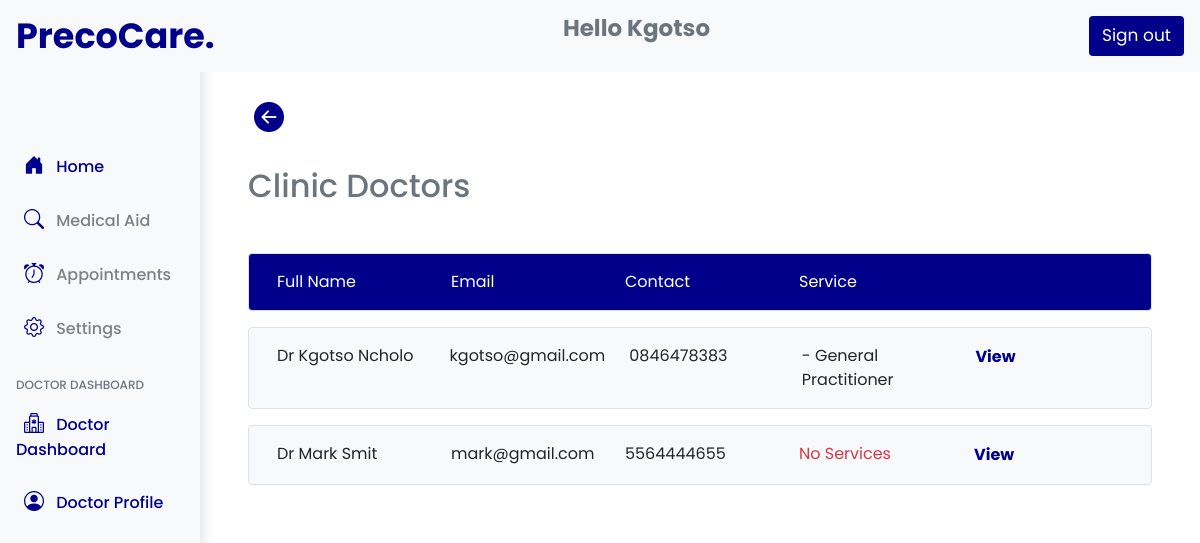
/admin-doctors/1 (signed in), run on the app's committed database.
### precocare/models.py (models this page shows, shortened)
class ClinicModel(models.Model):
    user = models.ForeignKey(User,null=True, on_delete=models.CASCADE,blank=True,default=None , related_name='owner')
    clinic_name = models.CharField(max_length=500,null=True)
    contact1 = models.CharField(max_length=50,null=True)
    contact2 = models.CharField(max_length=50,null=True)
    emial = models.CharField(max_length=50,null=True)
    about_clinic = models.TextField(blank = True)
    street = models.CharField(max_length=500,null=True)
    province = models.CharField(max_length=500,null=True)
    suburb = models.CharField(max_length=500,null=True)
    zipcode = models.CharField(max_length=500,null=True)
    mon_fri_hours = models.CharField(max_length=500,null=True)
    saturday = models.CharField(max_length=500,null=True)
    sunday = models.CharField(max_length=500,null=True)
    holidays = models.CharField(max_length=500,null=True)
    clinic_type = models.CharField(max_length=100,null=True)
    clinic_doctors = models.ManyToManyField(DoctorModel,related_name="physicians",blank=True,default=None)
    clinic_admins = models.ManyToManyField(AdministratorModel,related_name="admins",default=None)
    profile_set = models.CharField(max_length=50,null=True, default='No' ,blank=True)
    clinic_status = models.CharField(max_length=200,null=True ,blank=True,default="Disabled")
    insurance_cover = models.ManyToManyField(InsuranceModel,related_name="medical_scheme",blank=True,default=None)
    date_created = models.DateTimeField(auto_now_add=True, null=True)
    hero_image = models.ImageField(null=True, blank=True,upload_to='files/clinics')
    sub_image1 = models.ImageField(null=True, blank=True,upload_to='files/clinics')
    sub_image2 = models.ImageField(null=True, blank=True,upload_to='files/clinics')
    sub_image3 = models.ImageField(null=True, blank=True,upload_to='files/clinics')
    walk_in = models.CharField(max_length=50,null=True, default='No' ,blank=True)
    online_appointments = models.CharField(max_length=50,null=True, default='No' ,blank=True)
    telephone_appointments = models.CharField(max_length=50,null=True, default='No' ,blank=True)
    website = models.CharField(max_length=1000,null=True,blank=True)

class DoctorModel(models.Model):
    user = models.OneToOneField(User,null=True, on_delete=models.CASCADE)
    first_name = models.CharField(max_length=200,null=True)
    last_name = models.CharField(max_length=200,null=True)
    about_doctor = models.TextField(blank = True)
    registration_number = models.CharField(max_length=500,null=True)
    mobile_number = models.CharField(max_length=50,null=True)
    email = models.CharField(max_length=200,null=True)
    verified = models.CharField(max_length=100,null=True, default='No' ,blank=True)
    doctor_license = models.CharField(max_length=500,null=True,unique=True)
    profile_set = models.CharField(max_length=50,null=True, default='No' ,blank=True)
    date_created = models.DateTimeField(auto_now_add=True, null=True)
    profile_pic = models.ImageField(null=True, blank=True,upload_to='files/doctorprofile')

class DoctorServices(models.Model):
    doctor_id = models.ForeignKey(DoctorModel, on_delete=models.CASCADE , blank=True, related_name="doctor_service", default=None)
    service_name = models.CharField(max_length=500,null=True)
    service_fee = models.CharField(max_length=500,null=True)

### precocare/decorators.py (the view)
        def wrapper_func(request, *args, **kwargs):
            group = None
            if request.user.groups.exists():
                group = request.user.groups.all()[0].name
            if group in allowed_roles:
                return view_func(request, *args, **kwargs)
            else:
                return redirect('homepage')

### precocare/views.py (called while the page is built)
@allowed_user(allowed_roles=['admin','doctors'])
def AdminDoctors(request,clinic_id):
    clinic = ClinicModel.objects.filter(id = clinic_id)
    doctor_services = DoctorServices.objects.all()
    context = {
        "clinic" : clinic,
        "services" : doctor_services,
    }
    return render(request, "Admin/admin-doctors.html",context)

### precocare/templates/Admin/admin-doctors.html (shortened to what this page needs)
{% extends 'Admin/admin.html' %}
{% block content %}
{% for practice in clinic %}
<section class="mt-4 container">
    <button onclick="history.back()" style="border: none; background-color: transparent;">
      <i class="bi bi-arrow-left-circle-fill" style="font-size: 30px; color: darkblue;"></i>
    </button>
  </section>
  <section class="container mt-4">
    <h2 class="text-secondary">Clinic Doctors</h2>
  </section>
  <section class="mt-5 container">
    <div class="row m-0  border text-white  p-3 rounded" style="background-color: darkblue;">
        <div class="col">
            Full Name
        </div>
        <div class="col hide-components-ipad">
            Email
        </div>
        <div class="col hide-components-ipad">
            Contact
        </div>
        <div class="col hide-components-ipad">
            Service
        </div>
        <div class="col"></div>
    </div>
        {% for data in practice.clinic_doctors.all %}
        <div class="row m-0 bg-light border p-3 rounded my-3">
            <div class="col">
                Dr {{data.first_name}} {{data.last_name}}
            </div>
            <div class="col hide-components-ipad">
                {{data.email}}
            </div>
            <div class="col hide-components-ipad">
                {{data.mobile_number}}
            </div>
            <div class="col hide-components-ipad">
                {% for service in services %}
                    {% if service.doctor_id.user.id == data.user.id %}
                    <p class="m-0 p-0">
                        - {{service.service_name}}
                    </p>
                    {% else %}
                        <p class="m-0 p-0 text-danger">
                            No Services
                        </p>
                    {% endif %}
                {% endfor %}
            </div>
            <div class="col" >
                <button type="button" class="btn fw-bold m-0 p-0" data-bs-toggle="modal" data-bs-target="#doctorview{{data.id}}" style="color: darkblue;">
                    View
                </button>
            </div>
        </div>
        {% endfor %}
  </section>
  {% endfor %}
{% endblock %}

### precocare/templates/Admin/admin.html (shortened to what this page needs)
{% load static %}
<!doctype html>
<html lang="en">
  <head>
    <link rel="stylesheet" href="{% static '/css/main.css' %}">
    <link rel="stylesheet" href="{% static '/css/bootstrap.css' %}">
    <link rel="stylesheet" href="{% static '/js/bootstrap.js' %}">
    <link rel="stylesheet" href="{% static '/js/dashboard.js' %}">
    <link rel="stylesheet" href="{% static '/css/dashboard.css' %}">
    <link rel="stylesheet" href="https://cdn.jsdelivr.net/npm/bootstrap-icons@1.8.3/font/bootstrap-icons.css">
  </head>
  <body class="body-fonts">
    <header class="navbar navbar-dark sticky-top  flex-md-nowrap p-0 bg-light  py-2" style="background-color: white;">
        <a class="col-md-3 col-lg-2 me-0 px-3 nav-branding" href="#" style="text-decoration: none;">
          PrecoCare.
        </a>
        {% if user.is_authenticated %}
          <p class="text-secondary hide-components-lg top-nav-hero">Hello <span>{{request.user}}<span></p>
        {% endif %}
        <div class="navbar-nav hide-components-lg">
          <div class="nav-item text-nowrap">
            {% if user.is_authenticated %}
            <a class="nav-link px-3" href="{% url 'logout'%}">
              <button type="button" class="btn text-white" style="background-color: darkblue; font-size: 17px;">Sign out</button>
            </a>
            {% else %}
            <a class="nav-link px-3" href="{% url 'login'%}">
              <button type="button" class="btn text-white" style="background-color: darkblue; font-size: 17px;">Login</button>
            </a>
            {% endif %}
          </div>
        </div>
      </header>
      <div class="container-fluid">
        <div class="row">
          {% include 'partials/sidebar.html' %}
          <main class="col-md-9 ms-sm-auto col-lg-10 px-md-4 responsive-padding">
            {% block content %}
            {% endblock %}
            <div style="height: 150px; width: 100%;"></div>
          </main>
        </div>
      </div>
  </body>
</html>

### static/css/main.css (style rules this page uses)
:root { --main-bg-color: pink; }

### precocare/templates/Admin/admin.html (style rules this page uses)
.body-fonts { font-family: 'Poppins', sans-serif !important; }
.nav-branding { color: darkblue; font-size: 35px; font-weight: 700; }
.top-nav-hero { color: darkblue; font-size: 23px; font-weight: 700; }

### data on the page
DoctorModel: first_name "Kgotso", last_name "Ncholo", email "kgotso@gmail.com", mobile_number "0846478383"
DoctorServices: service_name "General Practitioner", shows "No Services"
DoctorModel: first_name "Mark", last_name "Smit", email "mark@gmail.com", mobile_number "5564444655"

### other printed values
{{ request.user }} "Kgotso"
